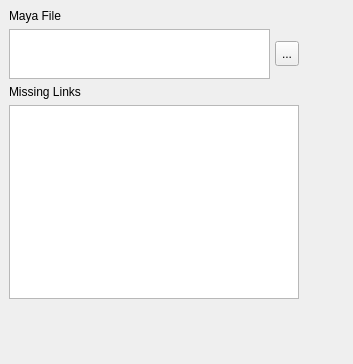
<?xml version="1.0" encoding="UTF-8"?>
<ui version="4.0">
 <class>Broken_Links_Form</class>
 <widget class="QWidget" name="Broken_Links_Form">
  <property name="geometry">
   <rect>
    <x>0</x>
    <y>0</y>
    <width>353</width>
    <height>364</height>
   </rect>
  </property>
  <property name="windowTitle">
   <string>Form</string>
  </property>
  <widget class="QWidget" name="">
   <property name="geometry">
    <rect>
     <x>9</x>
     <y>9</y>
     <width>290</width>
     <height>290</height>
    </rect>
   </property>
   <layout class="QVBoxLayout" name="verticalLayout">
    <property name="sizeConstraint">
     <enum>QLayout::SetNoConstraint</enum>
    </property>
    <item>
     <widget class="QLabel" name="label_FolderLocation">
      <property name="text">
       <string>Maya File</string>
      </property>
     </widget>
    </item>
    <item>
     <layout class="QHBoxLayout" name="horizontalLayout_location">
      <property name="spacing">
       <number>5</number>
      </property>
      <property name="sizeConstraint">
       <enum>QLayout::SetMinimumSize</enum>
      </property>
      <item>
       <widget class="QTextEdit" name="textEdit_location">
        <property name="minimumSize">
         <size>
          <width>0</width>
          <height>25</height>
         </size>
        </property>
        <property name="maximumSize">
         <size>
          <width>16777215</width>
          <height>50</height>
         </size>
        </property>
       </widget>
      </item>
      <item>
       <widget class="QToolButton" name="toolButton_location">
        <property name="minimumSize">
         <size>
          <width>0</width>
          <height>25</height>
         </size>
        </property>
        <property name="text">
         <string>...</string>
        </property>
       </widget>
      </item>
     </layout>
    </item>
    <item>
     <widget class="QLabel" name="label_missingLinks">
      <property name="text">
       <string>Missing Links</string>
      </property>
     </widget>
    </item>
    <item>
     <widget class="QTextEdit" name="textEdit_missingLinks">
      <property name="sizePolicy">
       <sizepolicy hsizetype="Minimum" vsizetype="Expanding">
        <horstretch>0</horstretch>
        <verstretch>1</verstretch>
       </sizepolicy>
      </property>
      <property name="readOnly">
       <bool>true</bool>
      </property>
     </widget>
    </item>
   </layout>
  </widget>
 </widget>
 <resources/>
 <connections/>
</ui>
